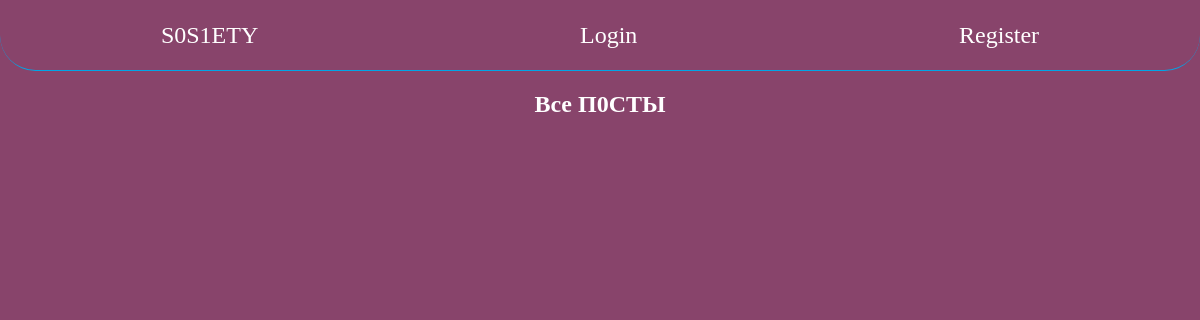
The app's page /, older data.
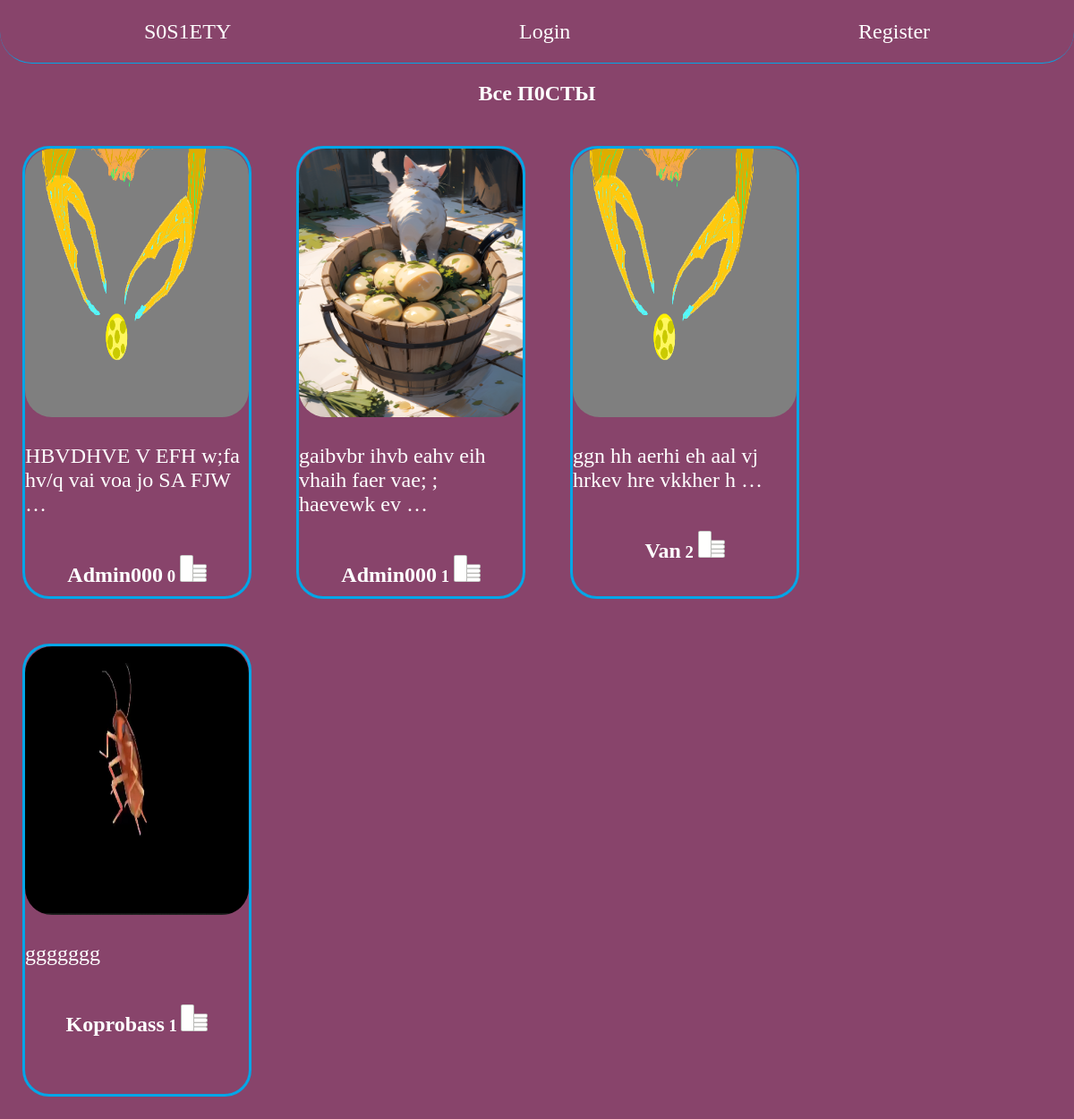
The same page, newer data.
### soapp/models.py (models this page shows, shortened)
class Post(models.Model):
    image = models.ImageField(default='Жуймайсынба.png', upload_to='images')
    description = models.TextField()
    created_at = models.DateTimeField(auto_now_add=True)
    author = models.ForeignKey(User, on_delete=models.CASCADE)
    likes = models.ManyToManyField(User, related_name='post_likes', blank=True)

### soapp/views.py (the view)
# urls.py: path('', views.main, name='S0S1ETY'),
def main(request):
    posts = Post.objects.order_by('-created_at')
    return render(request, 'soapp/main.html', {'posts': posts})

### soapp/templates/soapp/main.html (shortened to what this page needs)
{%extends 'soapp/base.html'%}
{%block content%}
<main>
    <div class="posts">
        <h2>Все П0СТЫ</h2>
        <section class="post_section">
            {%for post in posts%}
            <a href="{%url 'post' post.id%}">
                <div class="post">
                    <img src="{{post.image.url}}" class="post_image">
                    <p class="description">{{post.description|truncatewords:10}}</p>
                    <h3><a href="{%url 'another_profile' post.author%}">{{post.author}}</a> {{post.likes.count}}
                        <a href="{%url 'like_post' post.id%}">
                            {%if user in post.likes.all%}
                            <img src="/static/images/FulLike.png" alt="" class="like">
                            {%else%}
                            <img src="/static/images/Like.png" alt="" class="like">
                            {%endif%}
                        </a>
                    </h3>
                </div>
            </a>
            {%endfor%}
        </section>
    </div>
</main>
{%endblock%}

### soapp/templates/soapp/base.html (shortened to what this page needs)
<!DOCTYPE html>
<html lang="en">
<head>
    {%load static%}
    <link rel="stylesheet" href="{%static 'style.css'%}">
</head>
<body>
    <header>
        <a href="/">S0S1ETY</a>
        {%if request.user.is_authenticated%}
        <a href="{%url 'post_create'%}">create post</a>
        <a href="{%url 'profile'%}" class="profile_box">
            <h2>{{request.user.username}}</h2>
            <img src="{{request.user.profile.image.url}}" class="avatar">
        </a>
        <a href="{%url 'catalog:product_list'%}">Catalog</a>
        <a href="{%url 'catalog:view_cart'%}">Cart</a>
        <a href="{%url 'catalog:order_list'%}">Orders</a>
        <a href="{%url 'logout'%}">Exit</a>
        {%else%}
        <a href="{%url 'login_view'%}">Login</a>
        <a href="{%url 'register'%}">Register</a>
        {%endif%}
    </header>
    {%block content%}
    {%endblock%}
</body>
</html>

### soapp/static/style.css (style rules this page uses)
body { margin: 0; display: flex; flex-direction: column; align-items: center; background-color: rgb(136, 68, 107); }
header { display: flex; flex-direction: row; align-items: center; justify-content: space-around; width: 100%; height: 70px; border-bottom: 1px solid rgb(0, 166, 231); border-radius: 200px; }
main { display: flex; flex-direction: column; align-items: center; }
a { color: white; text-decoration: none; font-size: 24px; }
h2 { color: white; }
p { color: white; }
div { color: white; }
section { display: flex; flex-direction: column; align-items: center; }
.post_section { display: flex; flex-direction: row; align-items: center; flex-wrap: wrap; }
.post { border: 3px solid rgb(0, 166, 231); border-radius: 30px; margin: 25px; display: flex; flex-direction: column; width: 250px; height: 500px; align-items: center; }
.post_image { border-radius: 30px; width: 250px; height: 300px; }
.description { width: 240px; color: white; }
.like { width: 30px; height: 30px; }
.posts { display: flex; flex-direction: column; align-items: center; justify-content: space-around; align-items: center; }

Row changes from the older to the newer data that the page shows:
added Post: image (picture), description "HBVDHVE V EFH w;fa hv/q vai voa jo SA FJW …", author "Admin000", likes.count "0"
added Post: image (picture), description "gaibvbr ihvb eahv eih vhaih faer vae; ; haevewk ev …", author "Admin000", likes.count "1"
added Post: image (picture), description "ggn hh aerhi eh aal vj hrkev hre vkkher h …", author "Van", likes.count "2"
added Post: image (picture), description "ggggggg", author "Koprobass", likes.count "1"
